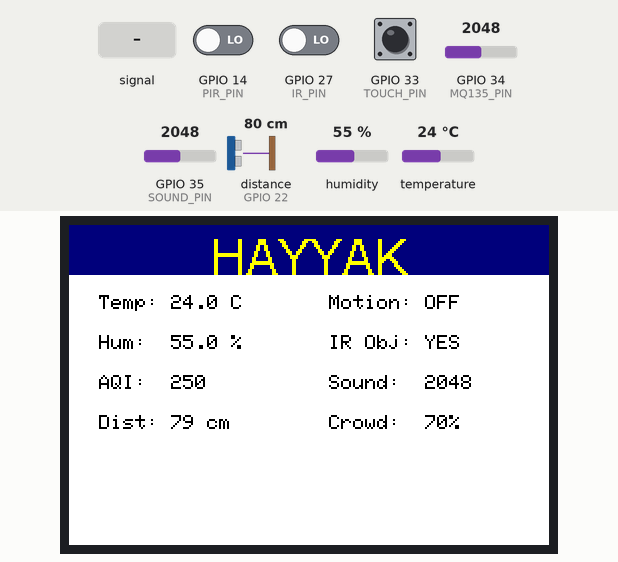
Bench run of a sketch on a simulated ESP32. On the bench: 480×320 colour display. Wiring (inferred from the names in the program): ultrasonic range finder: trigger GPIO 5; echo GPIO 22. Inputs (shaded band) come from the test bench; at power-on: GPIO 14 (PIR_PIN) LOW, GPIO 27 (IR_PIN) LOW, GPIO 35 (SOUND_PIN) = 2048, GPIO 33 (TOUCH_PIN) LOW, GPIO 34 (MQ135_PIN) = 2048, distance to the obstacle (sensor on GPIO 22) 80 cm, humidity 55 %, temperature 24 °C. The echo pulse lasts 58.3 µs per cm; WiFi joins after 1.5 s; servers stay silent unless stated; uploads are accepted with an empty reply; what the sketch prints to the serial monitor is not drawn.

Above: at 3.1 s.
3.2 s: GPIO 14 (PIR_PIN) driven HIGH
At 4.8 s:
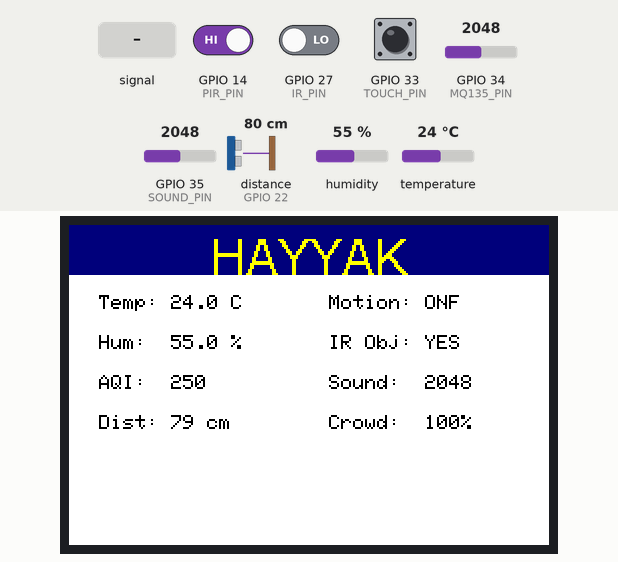
5.2 s: GPIO 27 (IR_PIN) driven HIGH
At 7.4 s:
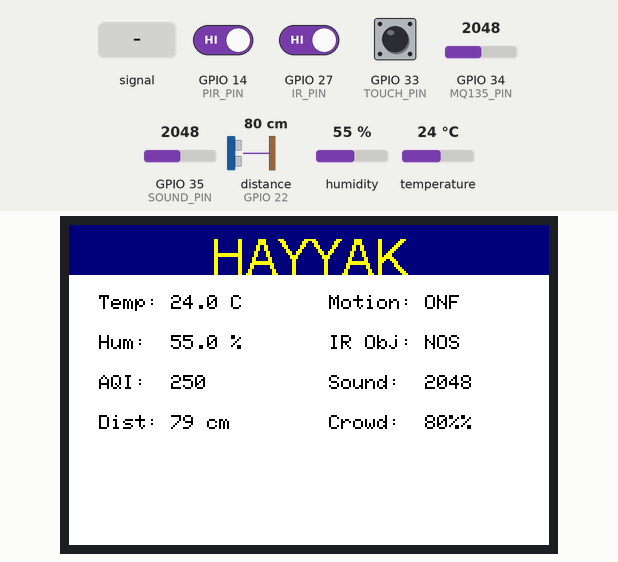
7.7 s: GPIO 35 (SOUND_PIN) fed a 200 Hz sine of ±327 counts around its level
At 8.03 s:
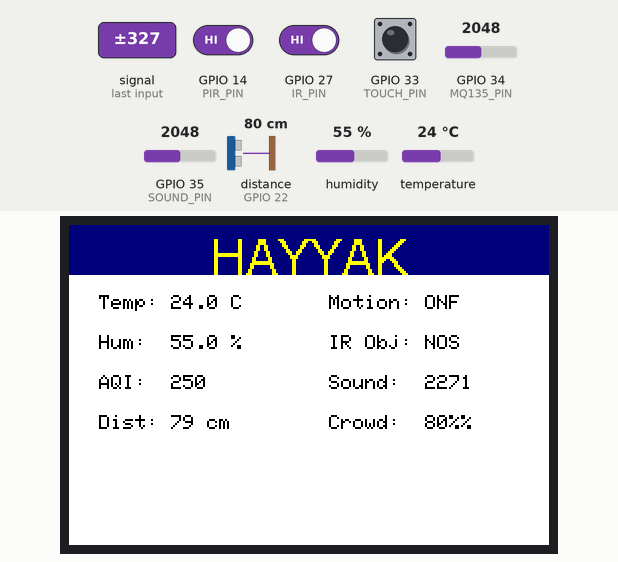
9.3 s: GPIO 35 (SOUND_PIN) set to 122
15.5 s: GPIO 14 (PIR_PIN) driven LOW
At 18.1 s:
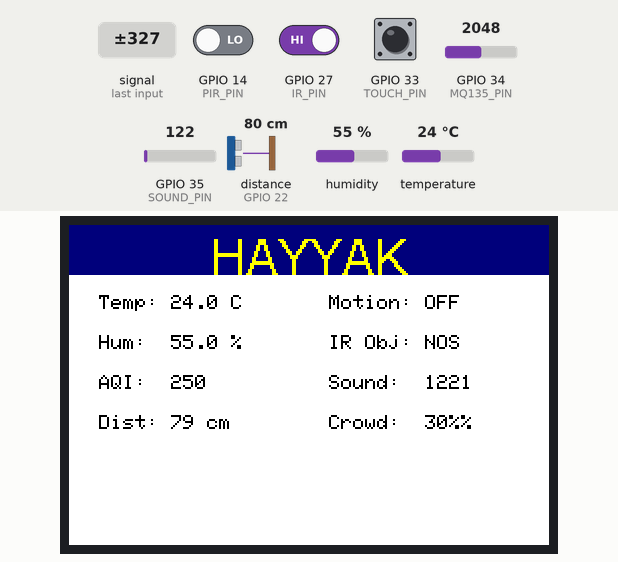
Timing chart, 0 to 18.8 s (numbered marks = the images above; inputs shaded):
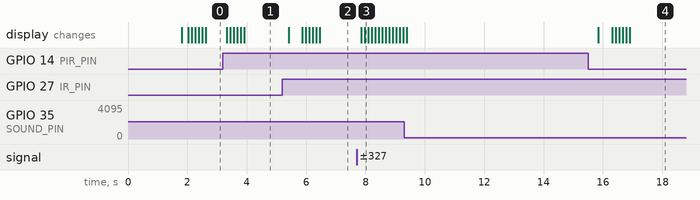

Measured:
- after the input at 3.2 s, the display: first changes after 0.13 s (image 1 shows a later state)
- after the input at 5.2 s, the display: first changes after 0.21 s (image 2 shows a later state)
- after the input at 7.7 s, the display: first changes after 0.17 s (image 3 shows a later state)
- after the input at 15.5 s, the display: first changes after 0.35 s (image 4 shows a later state)

The sketch:

___________-_______________________________.ino
```cpp
#include <WiFi.h>          // مكتبة الاتصال بالواي فاي | Library for WiFi connectivity
#include <HTTPClient.h>    // مكتبة إرسال طلبات الـ HTTP للسيرفر | Library for sending HTTP requests to server
#include <DHT.h>           // مكتبة حساس الحرارة والرطوبة | Library for DHT temperature & humidity sensor
#include <ArduinoJson.h>   // مكتبة التعامل مع بيانات JSON | Library for handling JSON data formats
#include <TFT_eSPI.h>      // مكتبة تشغيل شاشة الـ TFT | Library for controlling the TFT display

// ========== WiFi & Server ==========
const char* ssid = "Abdullah";          // اسم شبكة الواي فاي الخاصة بك | Your WiFi network name
const char* password = "Fujsoc@15";     // كلمة سر الواي فاي | Your WiFi network password
const char* serverName = "http://192.168.1.118/مـشـروع_حــــيـــاك_فـريـق_ويـل_هـوسـت/api/update.php"; // رابط ملف الـ PHP لاستقبال البيانات | URL of the PHP API to receive data

// --- إعدادات الموقت للإرسال للسيرفر ---
unsigned long lastSendTime = 0;        // متغير لتخزين وقت آخر إرسال ناجح | Variable to store the time of the last data send
const long sendInterval = 5000;        // فاصل زمني 5 ثوانٍ بين كل إرسال | 5-second interval between each server update

#define DHTPIN 13                      // تعريف دبوس حساس DHT على رقم 13 | Define DHT sensor pin on GPIO 13
#define DHTTYPE DHT22                  // تحديد نوع الحساس DHT22 | Specify sensor type as DHT22
DHT dht(DHTPIN, DHTTYPE);              // إنشاء كائن الحساس | Initialize DHT sensor object

#define TOUCH_PIN 33                   // دبوس حساس اللمس لتغيير الشاشات | Touch sensor pin for toggling displays
#define MQ135_PIN 34                   // دبوس حساس جودة الهواء (AQI) | Air Quality sensor pin (Analog)
#define PIR_PIN 14                     // دبوس حساس الحركة | PIR Motion sensor pin
#define SOUND_PIN 35                   // دبوس حساس الصوت | Sound sensor pin (Analog)
#define IR_PIN 27                      // دبوس حساس الأشعة تحت الحمراء للأجسام | IR Obstacle sensor pin
#define TRIGGER_PIN 5                  // دبوس إرسال الموجات فوق الصوتية | Ultrasound Trigger pin
#define ECHO_PIN 22                    // دبوس استقبال الموجات فوق الصوتية | Ultrasound Echo pin

// ========== Screen & Data Setup ==========
TFT_eSPI tft = TFT_eSPI();             // إنشاء كائن الشاشة | Initialize TFT screen object
#define SCREEN_WIDTH  480              // عرض الشاشة بالبكسل | Screen width in pixels
#define SCREEN_HEIGHT 320              // طول الشاشة بالبكسل | Screen height in pixels

#define HISTORY_SIZE 20                // عدد النقاط المخزنة للرسم البياني | Number of data points for the graphs
float tempHistory[HISTORY_SIZE], humHistory[HISTORY_SIZE], aqiHistory[HISTORY_SIZE], crowdHistory[HISTORY_SIZE]; // مصفوفات تخزين البيانات السابقة | Arrays to store historical data
int historyIndex = 0;                  // مؤشر موقع البيانات الحالي في المصفوفة | Current index pointer for the history arrays

int displayMode = 0;                   // وضع العرض (0 للبيانات، 1 للرسوم) | Display mode (0 for Overview, 1 for Charts)
unsigned long lastTouchTime = 0;       // لتخزين وقت آخر لمسة لتجنب التكرار | Stores last touch time for debounce/double-tap
const int doubleTapDelay = 400;        // المهلة الزمنية للمسة المزدوجة | Delay threshold for detecting a double-tap

float temperature, humidity;           // متغيرات الحرارة والرطوبة | Variables for Temp & Humidity
int aqi, soundRaw, distance;           // متغيرات الهواء والصوت والمسافة | Variables for AQI, Sound, and Distance
bool motion, obstacle;                 // متغيرات الحركة والعوائق | Boolean variables for Motion and Obstacles
int overcrowdingPercent;               // نسبة الازدحام المحسوبة | Calculated overcrowding percentage

int ultraCount = 0;                    // عداد استقرار قراءة المسافة | Counter for ultrasonic reading stability
int pirCount = 0;                      // عداد استقرار قراءة الحركة | Counter for PIR motion stability
int irCount = 0;                       // عداد استقرار قراءة العوائق | Counter for IR obstacle stability

// دالة حساب المسافة باستخدام السونار | Function to calculate distance via Ultrasound
long getDistance() {
  digitalWrite(TRIGGER_PIN, LOW); delayMicroseconds(2);   // تصفير الدبوس | Clear the trigger pin
  digitalWrite(TRIGGER_PIN, HIGH); delayMicroseconds(10); // إرسال نبضة 10 ميكرو ثانية | Send 10µs pulse
  digitalWrite(TRIGGER_PIN, LOW);                         // إيقاف النبضة | Stop the pulse
  long d = pulseIn(ECHO_PIN, HIGH, 20000) * 0.034 / 2;    // حساب المسافة بناءً على سرعة الصوت | Calc distance based on speed of sound
  return (d == 0) ? 400 : d;                              // إرجاع 400 إذا كانت القراءة خارج المدى | Return 400 if out of range
}

// ========== دالة إرسال البيانات للسيرفر ==========
void sendDataToServer() {
  if (WiFi.status() == WL_CONNECTED) {                    // التأكد من اتصال الواي فاي | Check if WiFi is connected
    HTTPClient http;                                      // إنشاء كائن العميل | Create HTTP client object
    http.begin(serverName);                               // بدء الاتصال بالرابط | Start connection to URL
    http.addHeader("Content-Type", "application/x-www-form-urlencoded"); // تحديد نوع البيانات المرسلة | Set content type header

    // تجميع البيانات في نص واحد للإرسال | Constructing the POST data string
    String httpRequestData = "temp=" + String(temperature) +
                             "&hum=" + String(humidity) +
                             "&aqi=" + String(aqi) +
                             "&crowd=" + String(overcrowdingPercent) +
                             "&sound=" + String(soundRaw) +
                             "&dist=" + String(distance);

    int httpResponseCode = http.POST(httpRequestData);    // إرسال طلب POST واستلام الكود | Send POST request and get response code

    Serial.print("HTTP Response code: ");                 // طباعة كود الاستجابة (200 يعني نجاح) | Print response code (200 = Success)
    Serial.println(httpResponseCode);

    http.end();                                           // إغلاق الاتصال | Close HTTP connection
  } else {
    Serial.println("WiFi Disconnected");                  // تنبيه في حال انقطاع الشبكة | Error if WiFi is lost
  }
}

void setup() {
  Serial.begin(115200);                                   // بدء الاتصال التسلسلي للمراقبة | Start Serial monitor
  dht.begin();                                            // تشغيل حساس الحرارة | Start DHT sensor
  pinMode(TOUCH_PIN, INPUT);                              // ضبط دبوس اللمس كمدخل | Set touch pin as input
  pinMode(PIR_PIN, INPUT);                                // ضبط دبوس الحركة كمدخل | Set PIR pin as input
  pinMode(IR_PIN, INPUT);                                 // ضبط دبوس الـ IR كمدخل | Set IR pin as input
  pinMode(SOUND_PIN, INPUT);                              // ضبط دبوس الصوت كمدخل | Set sound pin as input
  pinMode(TRIGGER_PIN, OUTPUT);                           // ضبط دبوس التريجر كمخرج | Set Trigger pin as output
  pinMode(ECHO_PIN, INPUT);                               // ضبط دبوس الإيكو كمدخل | Set Echo pin as input

  tft.init();                                             // تشغيل الشاشة | Initialize the display
  tft.setRotation(1);                                     // تدوير الشاشة للوضع العرضي | Set screen rotation to landscape
  tft.fillScreen(TFT_WHITE);                              // تلوين الخلفية بالأبيض | Fill screen with white

  tft.setTextColor(TFT_BLACK);                            // ضبط لون النص للأسود | Set text color to black
  tft.drawCentreString("HAYYAK STATION", 240, 140, 4);    // عرض رسالة الترحيب | Display welcome message

  WiFi.begin(ssid, password);                             // بدء محاولة الاتصال بالواي فاي | Start WiFi connection
  while (WiFi.status() != WL_CONNECTED) { delay(500); Serial.print("."); } // انتظار الاتصال | Wait for connection
  tft.fillScreen(TFT_WHITE);                              // مسح الشاشة بعد الاتصال | Clear screen after connecting
  Serial.println("\nConnected to WiFi");                  // تأكيد الاتصال | Confirm connection
}

void loop() {
  // 1. قراءة الحساسات | Sensor Reading
  temperature = dht.readTemperature();                    // قراءة درجة الحرارة | Read Temperature
  humidity = dht.readHumidity();                          // قراءة الرطوبة | Read Humidity
  aqi = map(analogRead(MQ135_PIN), 0, 4095, 0, 500);      // تحويل قراءة الهواء لنطاق 0-500 | Map air quality to 0-500
  soundRaw = analogRead(SOUND_PIN);                       // قراءة شدة الصوت | Read raw sound level
  motion = digitalRead(PIR_PIN);                          // قراءة وجود حركة | Read PIR motion state
  obstacle = (digitalRead(IR_PIN) == LOW);                // قراءة وجود جسم قريب | Read IR obstacle state
  distance = getDistance();                               // قراءة المسافة من السونار | Get distance from sonar

  // حساب الازدحام | Crowding Logic
  if (distance <= 100) ultraCount++; else ultraCount--;   // زيادة العداد إذا وجد جسم قريب | Increment if object is near
  ultraCount = constrain(ultraCount, 0, 10);              // حصر العداد بين 0 و 10 | Keep counter within 0-10
  if (motion == HIGH) pirCount++; else pirCount--;        // زيادة عداد الحركة | Increment if motion detected
  pirCount = constrain(pirCount, 0, 10);
  if (obstacle == true) irCount++; else irCount--;        // زيادة عداد عائق الـ IR | Increment if IR detects object
  irCount = constrain(irCount, 0, 10);

  // حساب أوزان الازدحام لكل حساس | Calculate crowding weights for each sensor
  int crowd_Ultra = (ultraCount > 5) ? 30 : map(ultraCount, 0, 5, 0, 10);
  int crowd_PIR   = (pirCount > 5)   ? 30 : map(pirCount, 0, 5, 0, 10);
  int crowd_IR    = (irCount > 5)    ? 20 : map(irCount, 0, 5, 0, 10);

  int crowd_Sound = 0;                                    // وزن الصوت في الازدحام | Sound weight in crowding
  if (soundRaw > 1500) crowd_Sound = 20; else if (soundRaw > 500) crowd_Sound = 15;

  overcrowdingPercent = constrain(crowd_Ultra + crowd_PIR + crowd_IR + crowd_Sound, 0, 100); // النسبة الكلية للازدحام | Final crowding percentage

  // تحديث الذاكرة للرسم البياني | Update History for Graphing
  tempHistory[historyIndex] = temperature;                // تخزين الحرارة في المصفوفة | Store temp in history
  humHistory[historyIndex] = humidity;                    // تخزين الرطوبة | Store humidity in history
  aqiHistory[historyIndex] = (float)aqi;                  // تخزين جودة الهواء | Store AQI in history
  crowdHistory[historyIndex] = (float)overcrowdingPercent; // تخزين نسبة الازدحام | Store crowd % in history
  historyIndex = (historyIndex + 1) % HISTORY_SIZE;       // تحريك المؤشر للعنصر التالي | Move index to next position

  // 2. إرسال البيانات للسيرفر كل 5 ثوانٍ | Data Transmission
  if (millis() - lastSendTime >= sendInterval) {
    sendDataToServer();                                   // استدعاء دالة الإرسال | Call sending function
    lastSendTime = millis();                              // تحديث وقت الإرسال الأخير | Reset timer
  }

  // 3. تحديث الشاشة | Screen Update
  checkTouchToggle();                                     // فحص إذا تم لمس الشاشة | Check for user touch
  if (displayMode == 0) drawOverview(); else drawCharts(); // اختيار واجهة العرض | Choose which UI to draw

  delay(50);                                              // تأخير بسيط لاستقرار العمليات | Small delay for stability
}

// دالة فحص لمس الشاشة للتبديل | Function to check for touch interaction
void checkTouchToggle() {
  static bool lastState = LOW;                            // تخزين الحالة السابقة للمس | Store last touch state
  bool currentState = digitalRead(TOUCH_PIN);             // قراءة الحالة الحالية | Read current touch state
  if (currentState == HIGH && lastState == LOW) {         // اكتشاف بداية اللمس | Detect touch press
    unsigned long now = millis();
    if (now - lastTouchTime < doubleTapDelay) {           // إذا كانت اللمسة سريعة (مزدوجة) | If it's a double tap
      displayMode = !displayMode;                         // تغيير وضع العرض | Toggle display mode
      tft.fillScreen(TFT_WHITE);                          // مسح الشاشة بالكامل | Clear screen
      delay(200);                                         // منع الارتداد | Debounce delay
    }
    lastTouchTime = now;
  }
  lastState = currentState;
}

// دالة رسم واجهة البيانات العامة | Function to draw the Overview UI
void drawOverview() {
  tft.fillRect(0, 0, 480, 50, TFT_NAVY);                  // رسم شريط العنوان العلوي | Draw top header bar
  tft.setTextColor(TFT_YELLOW);                           // لون العنوان أصفر | Set header text to yellow
  tft.drawCentreString("HAYYAK", 240, 12, 4);             // كتابة اسم المشروع | Print project name
  tft.setTextColor(TFT_BLACK, TFT_WHITE);                 // نص أسود بخلفية بيضاء | Black text on white background
  tft.setTextSize(2);                                     // حجم الخط | Set text size
  // عرض كافة قيم الحساسات في مواقع محددة | Print all sensor values at fixed coordinates
  tft.setCursor(30, 70);  tft.printf("Temp: %.1f C", temperature);
  tft.setCursor(30, 110); tft.printf("Hum:  %.1f %%", humidity);
  tft.setCursor(30, 150); tft.printf("AQI:  %d", aqi);
  tft.setCursor(30, 190); tft.printf("Dist: %d cm", distance);
  tft.setCursor(260, 70);  tft.printf("Motion: %s", motion ? "ON" : "OFF");
  tft.setCursor(260, 110); tft.printf("IR Obj: %s", obstacle ? "YES" : "NO");
  tft.setCursor(260, 150); tft.printf("Sound:  %d", soundRaw);
  tft.setCursor(260, 190); tft.printf("Crowd:  %d%%", overcrowdingPercent);
}

// دالة رسم واجهة الرسوم البيانية | Function to draw the Charts UI
void drawCharts() {
  tft.fillRect(0, 0, 480, 50, TFT_NAVY);                  // شريط العنوان العلوي | Header bar
  tft.setTextColor(TFT_YELLOW);
  tft.drawCentreString("REAL-TIME CHARTS", 240, 12, 4);
  // رسم الأربعة رسوم بيانية في أماكنها | Draw the 4 graphs in their grid positions
  drawSingleGraph(20, 70, 200, 90, tempHistory, "Temp C", TFT_RED, 0, 50);
  drawSingleGraph(250, 70, 200, 90, humHistory, "Hum %", TFT_BLUE, 0, 100);
  drawSingleGraph(20, 190, 200, 90, aqiHistory, "AQI", TFT_ORANGE, 0, 500);
  drawSingleGraph(250, 190, 200, 90, crowdHistory, "Crowd %", TFT_PURPLE, 0, 100);
}

// دالة رسم رسم بياني واحد | Generic function to draw a single graph
void drawSingleGraph(int x, int y, int w, int h, float* data, const char* label, uint16_t color, float minV, float maxV) {
  tft.drawRect(x, y, w, h, TFT_BLACK);                    // رسم إطار الرسم البياني | Draw graph border
  tft.setTextColor(TFT_BLACK);
  tft.drawString(label, x, y - 18, 2);                    // كتابة اسم الرسم فوقه | Draw label above graph
  for (int i = 0; i < HISTORY_SIZE - 1; i++) {            // تكرار لرسم الخطوط بين النقاط | Loop to draw lines between points
    int idx = (historyIndex + i) % HISTORY_SIZE;          // حساب موقع العنصر الحالي | Calc current data index
    int nIdx = (idx + 1) % HISTORY_SIZE;                  // حساب موقع العنصر التالي | Calc next data index
    int y1 = y + h - map(data[idx], minV, maxV, 0, h);    // تحويل القيمة لموقع رأسي (1) | Map value to Y coordinate 1
    int y2 = y + h - map(data[nIdx], minV, maxV, 0, h);   // تحويل القيمة لموقع رأسي (2) | Map value to Y coordinate 2
    tft.drawLine(x + (i * (w / HISTORY_SIZE)), y1, x + ((i + 1) * (w / HISTORY_SIZE)), y2, color); // رسم الخط | Draw line segment
  }
}
```
